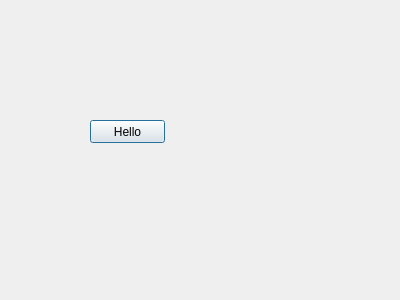
<?xml version="1.0" encoding="UTF-8"?>
<ui version="4.0">
 <class>Dialog</class>
 <widget class="QDialog" name="Dialog">
  <property name="geometry">
   <rect>
    <x>0</x>
    <y>0</y>
    <width>400</width>
    <height>300</height>
   </rect>
  </property>
  <property name="windowTitle">
   <string>Dialog</string>
  </property>
  <widget class="QPushButton" name="pushButton">
   <property name="geometry">
    <rect>
     <x>90</x>
     <y>120</y>
     <width>75</width>
     <height>23</height>
    </rect>
   </property>
   <property name="text">
    <string>Hello</string>
   </property>
  </widget>
 </widget>
 <resources/>
 <connections/>
</ui>
